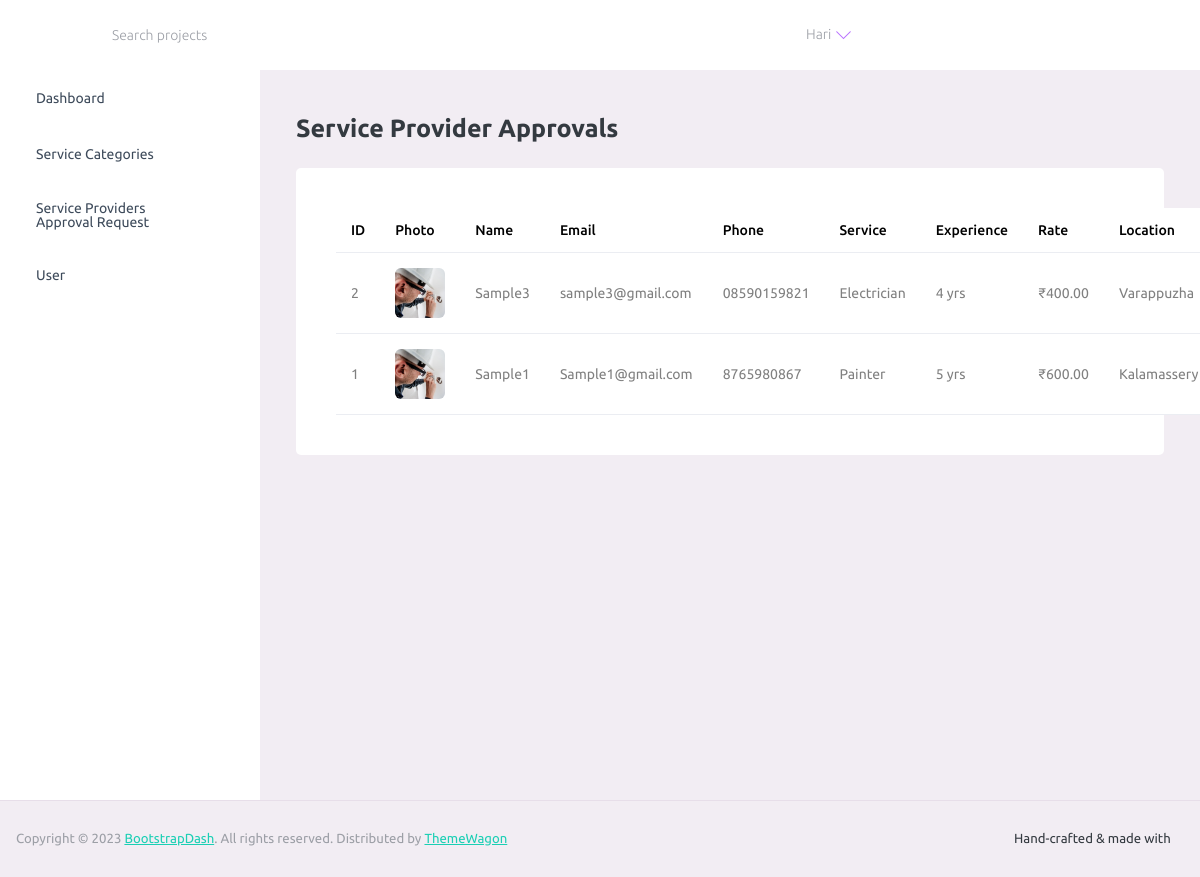
The page /FixPointAdmin/display_service_providers_for_approval_page/ (signed in) on the database its author committed.
### UserApp/models.py (models this page shows, shortened)
class ServiceProviderProfileDb(models.Model):
    APPROVAL_STATUS = (
        ('PENDING', 'Pending Approval'),
        ('APPROVED', 'Approved'),
        ('REJECTED', 'Rejected'),
    )
    user = models.OneToOneField(UserDb, on_delete=models.CASCADE)
    full_name = models.CharField(max_length=150)
    phone_number = models.CharField(max_length=15, null=True, blank=True)
    service_type = models.CharField(max_length=100)
    experience = models.PositiveIntegerField(default=0)
    hourly_rate = models.DecimalField(
        max_digits=8,
        decimal_places=2
    )
    location = models.CharField(max_length=150)
    latitude = models.DecimalField(
        max_digits=9,
        decimal_places=6,
        null=True,
        blank=True
    )
    longitude = models.DecimalField(
        max_digits=9,
        decimal_places=6,
        null=True,
        blank=True
    )
    is_available = models.BooleanField(default=True)
    approval_status = models.CharField(
        max_length=10,
        choices=APPROVAL_STATUS,
        default='PENDING'
    )
    profile_photo = models.ImageField(
        upload_to="provider_photos/",
        null=True,
        blank=True
    )
    rejection_reason = models.TextField(blank=True, null=True)
    created_at = models.DateTimeField(auto_now_add=True)

class UserDb(models.Model):
    ROLE_CHOICES = (
        ('SERVICE_PROVIDER', 'Service Provider'),
        ('CUSTOMER', 'Customer'),
    )
    user = models.OneToOneField(
        User,
        on_delete=models.CASCADE,
        related_name="profile"
    )
    user_role = models.CharField(
        max_length=20,
        choices=ROLE_CHOICES
    )
    is_approved = models.BooleanField(default=False)

### AdminApp/views.py (the view)
# urls.py: path('display_service_providers_for_approval_page/', views.display_service_providers_for_approval_page, name='display_service_providers_for_approval_page'),
@admin_required
def display_service_providers_for_approval_page(request):
    providers = ServiceProviderProfileDb.objects.select_related('user')\
        .all().order_by('-created_at')
    return render(request, 'display_service_providers._approval_request.html', {
        'providers': providers
    })

### AdminApp/views.py (called while the page is built)
def admin_required(view_func):
    @wraps(view_func)
    def _wrapped_view(request, *args, **kwargs):
        if not request.user.is_authenticated:
            return redirect("admin_login")
        if not request.user.is_superuser:
            return HttpResponseForbidden("Not allowed")
        return view_func(request, *args, **kwargs)
    return _wrapped_view

### AdminApp/templates/display_service_providers._approval_request.html (shortened to what this page needs)
{% extends 'base.html' %}
{% block content %}
<div class="content-wrapper">
    <div class="row">
        <div class="col-12">
            <h3 class="mb-4 font-weight-bold">Service Provider Approvals</h3>
        </div>
    </div>
    <div class="card">
        <div class="card-body">
            <table class="table table-hover">
                <thead>
                    <tr>
                        <th>ID</th>
                        <th>Photo</th>
                        <th>Name</th>
                        <th>Email</th>
                        <th>Phone</th>
                        <th>Service</th>
                        <th>Experience</th>
                        <th>Rate</th>
                        <th>Location</th>
                    </tr>
                </thead>
                <tbody>
                    {% for provider in providers %}
                    <tr>
                        <td>{{ provider.id }}</td>
                        <td>
                            {% if provider.profile_photo %}
                            <img src="{{ provider.profile_photo.url }}"
                                style="width:50px;height:50px;object-fit:cover;border-radius:6px;">
                            {% else %}
                            <span class="text-muted">No Photo</span>
                            {% endif %}
                        </td>
                        <td>{{ provider.full_name }}</td>
                        <td>{{ provider.user.user.email }}</td>
                        <td>{{ provider.phone_number }}</td>
                        <td>{{ provider.service_type }}</td>
                        <td>{{ provider.experience }} yrs</td>
                        <td>₹{{ provider.hourly_rate }}</td>
                        <td>{{ provider.location }}</td>
                    </tr>
                    {% empty %}
                    <tr>
                        <td colspan="11" class="text-center text-muted">
                            No service providers found
                        </td>
                    </tr>
                    {% endfor %}
                </tbody>
            </table>
        </div>
    </div>
</div>
{% endblock %}

### AdminApp/templates/base.html (shortened to what this page needs)
<!DOCTYPE html>
{% load static %}
<html lang="en">
<head>
    <link rel="stylesheet" href="{% static 'admin_app_assets/vendors/mdi/css/materialdesignicons.min.css' %}">
    <link rel="stylesheet" href="{% static 'admin_app_assets/vendors/ti-icons/css/themify-icons.css' %}">
    <link rel="stylesheet" href="{% static 'admin_app_assets/vendors/css/vendor.bundle.base.css' %}">
    <link rel="stylesheet" href="{% static 'admin_app_assets/vendors/font-awesome/css/font-awesome.min.css' %}">
    <link rel="stylesheet" href="{% static 'admin_app_assets/vendors/font-awesome/css/font-awesome.min.css' %}">
    <link rel="stylesheet"
        href="{% static 'admin_app_assets/vendors/bootstrap-datepicker/bootstrap-datepicker.min.css' %}">
    <link rel="stylesheet" href="{% static 'admin_app_assets/css/style.css' %}">
</head>
<body>
    <div class="container-scroller">
        <nav class="navbar default-layout-navbar col-lg-12 col-12 p-0 fixed-top d-flex flex-row">
            <div class="navbar-menu-wrapper d-flex align-items-stretch">
                <button class="navbar-toggler navbar-toggler align-self-center" type="button" data-toggle="minimize">
                    <span class="mdi mdi-menu"></span>
                </button>
                <div class="search-field d-none d-md-block">
                    <form class="d-flex align-items-center h-100" action="#">
                        <div class="input-group">
                            <div class="input-group-prepend bg-transparent">
                                <i class="input-group-text border-0 mdi mdi-magnify"></i>
                            </div>
                            <input type="text" class="form-control bg-transparent border-0"
                                placeholder="Search projects">
                        </div>
                    </form>
                </div>
                <ul class="navbar-nav navbar-nav-right">
                    <li class="nav-item d-none d-lg-block full-screen-link">
                        <a class="nav-link">
                            <i class="mdi mdi-fullscreen" id="fullscreen-button"></i>
                        </a>
                    </li>
                    {% if request.user.is_authenticated and request.user.is_superuser %}
                    <li class="nav-item nav-profile dropdown">
                        <a class="nav-link dropdown-toggle" id="profileDropdown" href="#" data-bs-toggle="dropdown"
                            aria-expanded="false">
                            <i class="mdi mdi-account-circle mdi-24px"></i>
                            <span class="ms-2">{{ request.user.username }}</span>
                        </a>
                    </li>
                    {% endif %}
                    <li class="nav-item nav-settings d-none d-lg-block">
                        <a class="nav-link" href="#">
                            <i class="mdi mdi-format-line-spacing"></i>
                        </a>
                    </li>
                </ul>
            </div>
        </nav>
        <div class="container-fluid page-body-wrapper">
            <nav class="sidebar sidebar-offcanvas" id="sidebar">
                <ul class="nav">
                    <li class="nav-item">
                        <a class="nav-link" href="{% url 'dashboard' %}">
                            <span class="menu-title">Dashboard</span>
                            <i class="mdi mdi-home menu-icon"></i>
                        </a>
                    </li>
                    <li class="nav-item">
                        <a class="nav-link" data-bs-toggle="collapse" href="#category-dropdown" aria-expanded="false"
                            aria-controls="ui-basic">
                            <span class="menu-title">Service Categories</span>
                            <i class="menu-arrow"></i>
                            <i class="mdi mdi-account-wrench menu-icon"></i>
                        </a>
                    </li>
                    <li class="nav-item">
                        <a class="nav-link" data-bs-toggle="collapse" href="#provider-dropdown" aria-expanded="false"
                            aria-controls="provider-dropdown">
                            <span class="menu-title">Service Providers Approval Request</span>
                            <i class="menu-arrow"></i>
                            <i class="mdi mdi-account-group menu-icon"></i>
                        </a>
                    </li>
                    <li class="nav-item">
                        <a class="nav-link" data-bs-toggle="collapse" href="#user-dropdown" aria-expanded="false"
                            aria-controls="provider-dropdown">
                            <span class="menu-title">User</span>
                            <i class="menu-arrow"></i>
                            <i class="mdi mdi-account-group menu-icon"></i>
                        </a>
                    </li>
                </ul>
            </nav>
            <div class="main-panel">
                {% block content %}
                {% endblock %}
            </div>
        </div>
        <footer class="footer">
            <div class="d-sm-flex justify-content-center justify-content-sm-between">
                <span class="text-muted text-center text-sm-left d-block d-sm-inline-block">Copyright © 2023 <a
                        href="https://www.bootstrapdash.com/" target="_blank">BootstrapDash</a>. All rights reserved.
                    Distributed by <a href="http://themewagon.com" target="_blank">ThemeWagon</a></span>
                <span class="float-none float-sm-right d-block mt-1 mt-sm-0 text-center">Hand-crafted & made with <i
                        class="mdi mdi-heart text-danger"></i></span>
            </div>
        </footer>
    </div>
</body>
</html>

### rows shown on the page
ServiceProviderProfileDb: id "2", profile_photo (picture), full_name "Sample3", user.user.email "sample3@gmail.com", phone_number "08590159821", service_type "Electrician", experience "4", hourly_rate "400.00", location "Varappuzha"
ServiceProviderProfileDb: id "1", profile_photo (picture), full_name "Sample1", user.user.email "Sample1@gmail.com", phone_number "8765980867", service_type "Painter", experience "5", hourly_rate "600.00", location "Kalamassery"

### other values the page prints
{{ request.user.username }} "Hari"
